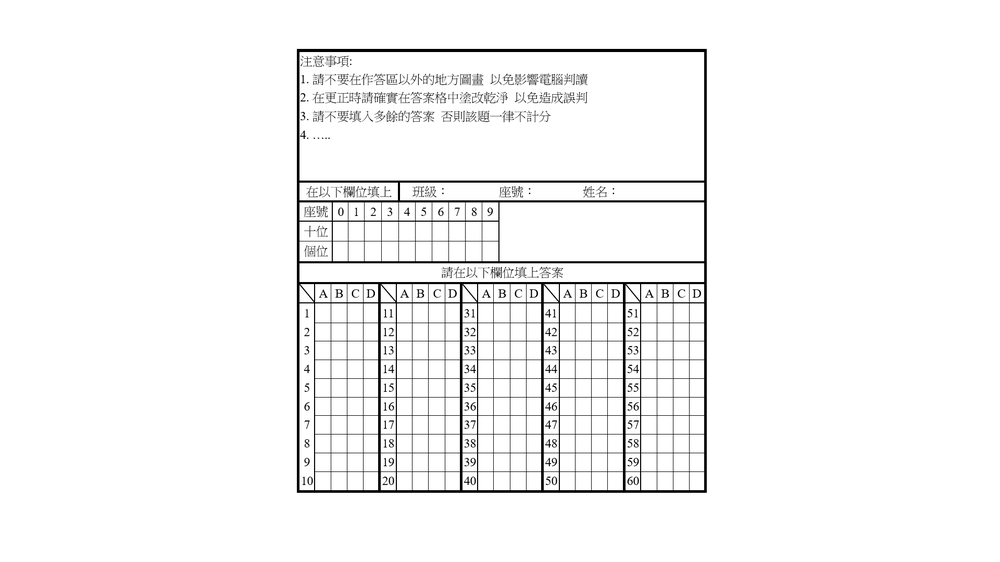
#> input picture gg.png, 1000 x 562 px, shrunk from 1920 x 1080 before the run, found by its file name
$ python test17.py
#> lines starting #> are read from the running program, lines starting #| are printed output that depends on the picture; after the words box and inside, x2 and y2 are one past the last pixel; in counts of white or black regions, pixels touching at a corner belong together
import cv2
import numpy as np

# 第一步：加载图像
img1 = cv2.imread('gg.png')  # 主图像
#> img1 is the input picture: shape (562, 1000, 3); min 0, max 255, mean 245.3
img2 = cv2.imread('minus_blank.png')  # 待对齐图像
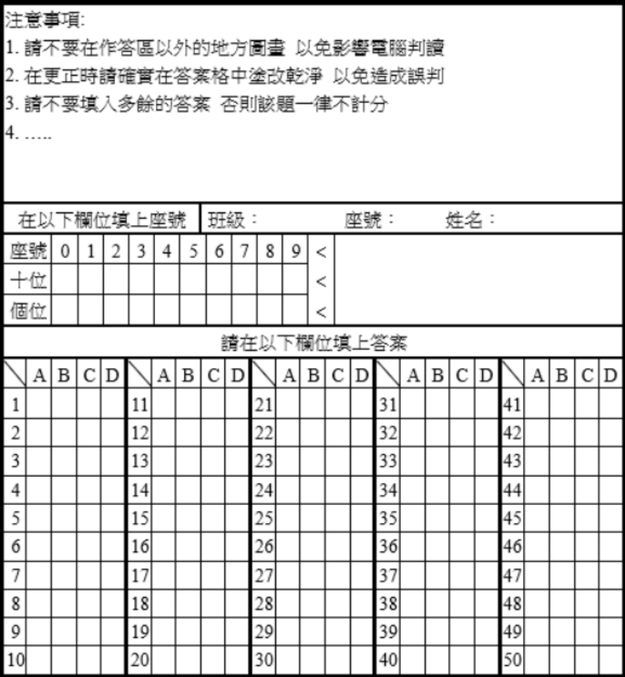
#> input picture src/img/minus_blank.png, 625 x 677 px, shrunk from 1200 x 1300 before the run, found by its file name
#> img2 is the input picture: shape (677, 625, 3); min 0, max 255, mean 222.8

# 第二步：检测特征点
orb = cv2.ORB_create()
keypoints1, descriptors1 = orb.detectAndCompute(img1, None)
#> keypoints1 = 500 keypoints; strongest (x, y, size): (458, 285, 31), (621, 285, 31), (702, 53, 37.2), (300, 280, 31)
keypoints2, descriptors2 = orb.detectAndCompute(img2, None)
#> keypoints2 = 500 keypoints; strongest (x, y, size): (370, 361, 53.6), (197, 205, 37.2), (371, 360, 37.2), (495, 360, 44.6)

# 第三步：特征匹配
bf = cv2.BFMatcher(cv2.NORM_HAMMING, crossCheck=True)
matches = bf.match(descriptors1, descriptors2)
#> matches = 134 matches
matches = sorted(matches, key=lambda x: x.distance)

# 第四步：提取匹配点
src_pts = np.float32([keypoints2[m.trainIdx].pt for m in matches]).reshape(-1, 1, 2)
#> src_pts = 134 rows, first 8: [506, 460.3], [508.3, 626.4], [202.8, 205.2], [508, 513.2], [121, 360], [493.5, 360.8], [508, 520.1], [121, 361.2]
dst_pts = np.float32([keypoints1[m.queryIdx].pt for m in matches]).reshape(-1, 1, 2)
#> dst_pts = 134 rows, first 8: [547.2, 349.9], [630, 458], [301, 257.8], [630, 345.6], [376, 285], [621, 285], [548.4, 426], [301, 204.5]

# 计算单应性矩阵
H, _ = cv2.findHomography(src_pts, dst_pts, cv2.RANSAC)
#> H = [[0.779, 0.165, 281.2], [0.00652, 0.87, 15.72], [2.79e-05, 0.000426, 1]]

# 获取主图像的大小
height, width, _ = img1.shape
#> height = 562; width = 1000

# 创建一个白色背景
white_background = np.ones((height, width, 3), dtype=np.uint8) * 255

# 将第二张图像应用透视变换
aligned_img2 = cv2.warpPerspective(img2, H, (width, height))
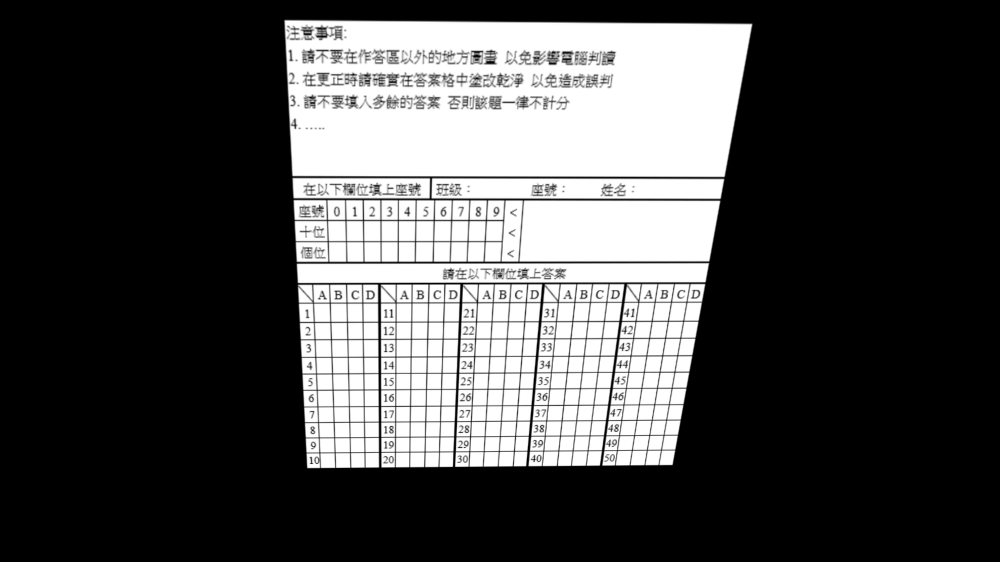
#> aligned_img2: shape (562, 1000, 3); min 0, max 255, mean 75.5

# 将对齐后的图像放置到白色背景上的对应位置
# 假设第二张图像是需要的部分，直接将其放到背景上
mask = aligned_img2[:, :, 0] > 0  # 根据需要调整掩码条件
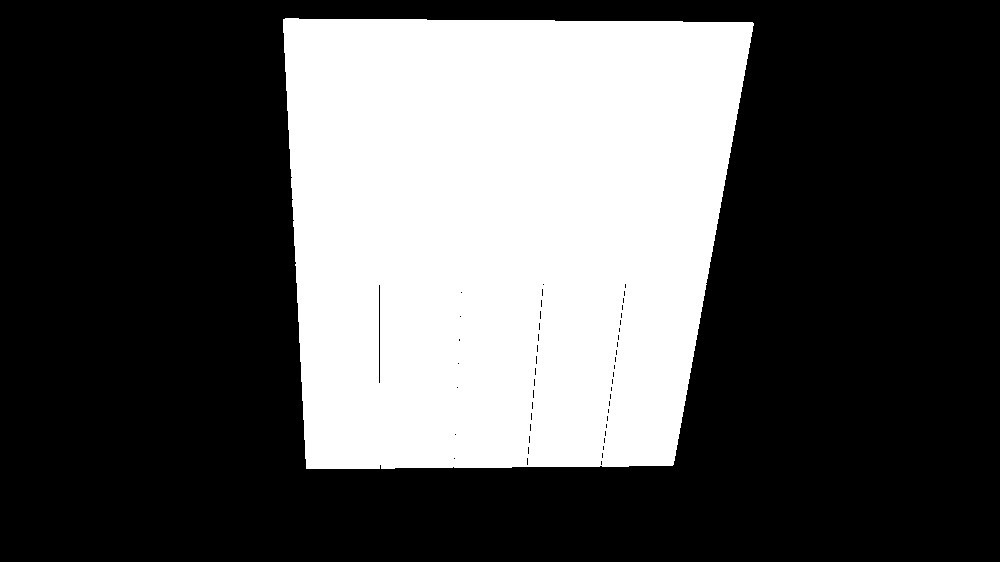
#> mask: shape (562, 1000) bool; 33.3% white; 1 white region, box (x1, y1, x2, y2) and area: (283, 18, 754, 469) 187369
white_background[mask] = aligned_img2[mask]
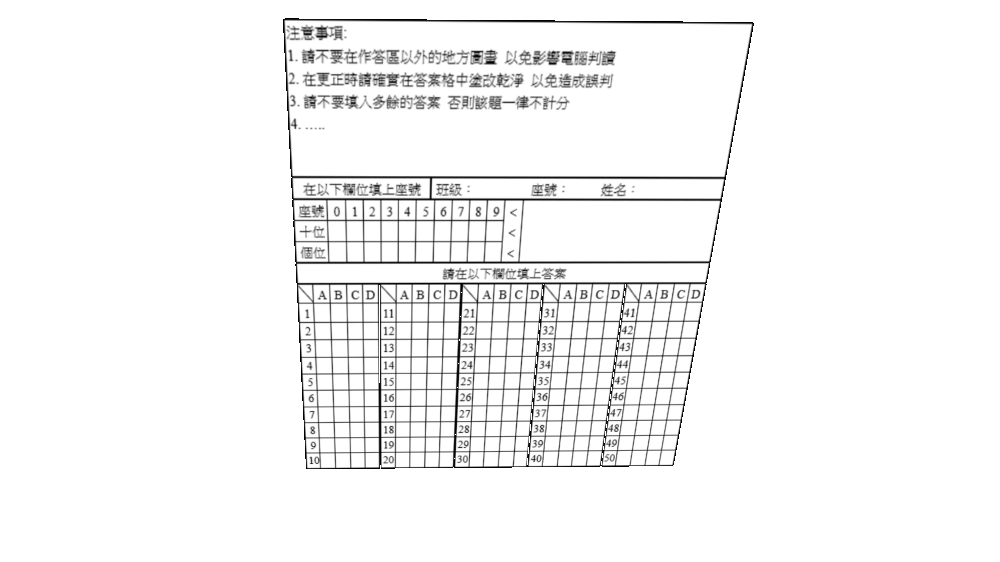
#> white_background: shape (562, 1000, 3); min 1, max 255, mean 245.5

# 显示结果
cv2.imwrite('out.png', white_background)
